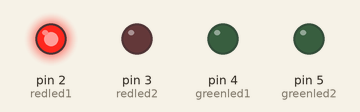
This sketch was run on a simulated Arduino Uno, built with avr-gcc and run on an emulated ATmega328P. On the bench: output pins drawn as LEDs (lit = HIGH).

Above: at 0.05 s.
At 1.35 s:
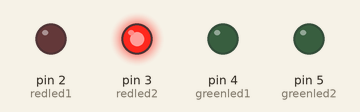
At 2.15 s:
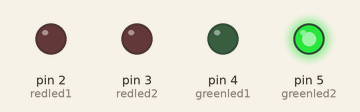
At 2.85 s:
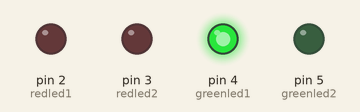
Timing chart, 0 to 3.1 s (numbered marks = the images above):
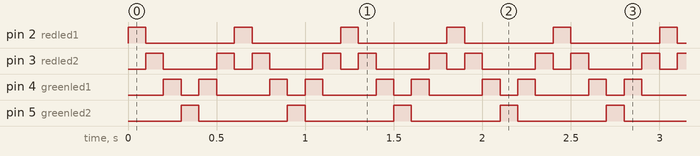

Measured:
- by itself, pin 2 (redled1), pin 5 (greenled2): alternates HIGH for 0.10 s and LOW for 0.50 s
- by itself, pin 3 (redled2): repeats every 0.60 s: LOW 0.30 s, HIGH 0.10 s, LOW 0.10 s, HIGH 0.10 s
- by itself, pin 4 (greenled1): repeats every 0.60 s: LOW 0.10 s, HIGH 0.10 s, LOW 0.30 s, HIGH 0.10 s

The sketch:

week6_1.ino
```cpp
int redled1 = 2, redled2=3, greenled1 = 4, greenled2 = 5, readpin = A0;

void setup() {
  // put your setup code here, to run once:
  pinMode(redled1,OUTPUT);
  pinMode(redled2,OUTPUT);
  pinMode(greenled1,OUTPUT);
  pinMode(greenled2,OUTPUT);
  pinMode(readpin,INPUT);

}

void loop() {
  // put your main code here, to run repeatedly:

  digitalWrite(redled1,HIGH);
  delay(100);
  digitalWrite(redled1,LOW);
  digitalWrite(redled2,HIGH);
  delay(100);
  digitalWrite(redled2,LOW);
  digitalWrite(greenled1,HIGH);
  delay(100);
  digitalWrite(greenled1,LOW);
  digitalWrite(greenled2,HIGH);
  delay(100);
  digitalWrite(greenled2,LOW);
  digitalWrite(greenled1,HIGH);
  delay(100);
  digitalWrite(greenled1,LOW);
  digitalWrite(redled2,HIGH);
  delay(100);
  digitalWrite(redled2,LOW);

}
```
